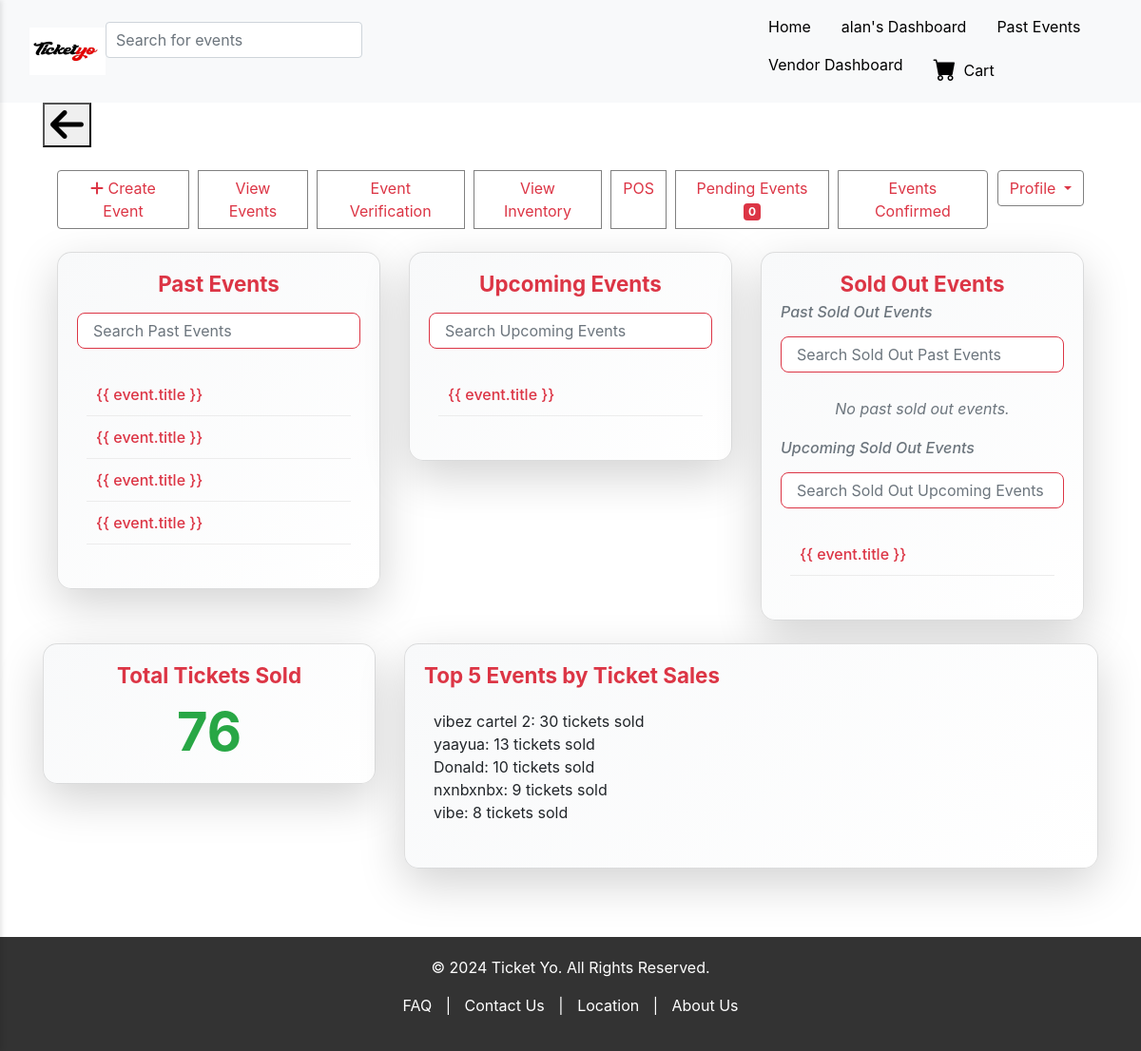
The page /vendors/dashboard/ (signed in) on the database its author committed.
### vendors/models.py (models this page shows, shortened)
class Vendor(AbstractBaseUser, PermissionsMixin):
    username = models.CharField(max_length=30, unique=True)
    email = models.EmailField(unique=True)
    first_name = models.CharField(max_length=30)
    last_name = models.CharField(max_length=30)
    storename = models.CharField(max_length=50)
    store_phone = models.CharField(max_length=15)
    verification_code = models.CharField(max_length=6, null=True, blank=True)
    verification_code_created_at = models.DateTimeField(null=True, blank=True)
    is_active = models.BooleanField(default=True)
    is_admin = models.BooleanField(default=False)
    is_superuser = models.BooleanField(default=False)
    is_staff = models.BooleanField(default=False)
    is_vendor = models.BooleanField(default=True)
    objects = VendorManager()
    USERNAME_FIELD = 'username'
    REQUIRED_FIELDS = ['email', 'first_name', 'last_name', 'storename', 'store_phone']

### events/models.py (models this page shows, shortened)
class Event(models.Model):
    STATUS_CHOICES = [
        ('pending', 'Pending'),
        ('approved', 'Approved'),
        ('rejected', 'Rejected'),
    ]
    vendor = models.ForeignKey(Vendor, on_delete=models.CASCADE, related_name='events')
    poster = models.ImageField(upload_to='event_posters/')
    title = models.CharField(max_length=200)
    description = models.TextField()
    category = models.CharField(max_length=100)
    start_date = models.DateTimeField()
    end_date = models.DateTimeField(null=True, blank=True)
    venue_name = models.CharField(max_length=100)
    regular_price = models.DecimalField(max_digits=10, decimal_places=2)
    sale_price = models.DecimalField(max_digits=10, decimal_places=2, null=True, blank=True)
    tickets_available = models.PositiveIntegerField(null=True, blank=True)
    tickets_sold = models.PositiveIntegerField(default=0)
    status = models.CharField(max_length=10, choices=STATUS_CHOICES, default='pending')
    adminaction = models.ForeignKey(settings.AUTH_USER_MODEL, on_delete=models.SET_NULL, null=True, blank=True, editable=False)  # Stores the admin who approved/rejected

### vendors/decorators.py (the view)
    def _wrapped_view(request, *args, **kwargs):
        if request.user.is_authenticated and hasattr(request.user, 'is_vendor') and request.user.is_vendor:
            return view_func(request, *args, **kwargs)
        else:
            raise PermissionDenied("You are not allowed to access this page.")  # Return Permission Denied error

### templates/vendors/dashboard.html (shortened to what this page needs)
{% extends 'frontend/base.html' %}
{% load static %}
{% block content %}
<link rel="stylesheet" href="https://stackpath.bootstrapcdn.com/bootstrap/4.5.2/css/bootstrap.min.css">
<link rel="stylesheet" href="{% static 'css/dashboard.css' %}">
<div class="container mt-4">
    <div class="d-flex justify-content-between mb-4">
        <div class="btn-group">
            <a href="{% url 'create_event' %}" class="btn btn-outline-danger btn-icon"><i class="fa fa-plus"></i> Create
                Event</a>
            <a href="{% url 'vendor_events' %}" class="btn btn-outline-danger btn-icon">View Events</a>
            <a href="{% url 'verifiable_events' %}" class="btn btn-outline-danger btn-icon">Event Verification</a>
            <a href="{% url 'view_inventory' %}" class="btn btn-outline-danger btn-icon">View Inventory</a>
            <a href="{% url 'manage_pos_agents'%}" class="btn btn-outline-danger btn-icon">POS</a>
            {% if user.is_superuser %}
            <a href="{% url 'pending_events' %}" class="btn btn-outline-danger btn-icon">
                Pending Events <span class="badge badge-danger">{{ pending_count }}</span>
            </a>
            <a href="{% url 'events_confirmed' %}" class="btn btn-outline-danger btn-icon">Events Confirmed</a>
            {% endif %}
        </div>
        <div class="dropdown">
            <button class="btn btn-outline-danger dropdown-toggle" type="button" id="profileDropdown"
                aria-haspopup="true" aria-expanded="false">
                Profile
            </button>
        </div>
    </div>
    <div class="row">
        <div class="col-md-12 col-lg-4 mb-4">
            <div class="card fancy-card shadow-lg mb-4">
                <div class="card-body">
                    <h5 class="card-title text-center text-danger">Past Events</h5>
                    <input type="text" id="past-events-search" class="form-control search-bar my-3"
                        placeholder="Search Past Events">
                    <div class="card-container">
                        <ul id="past-events-list" class="list-unstyled">
                            {% if past_events %}
                            {% for event in past_events %}
                            <li class="event-item"><a href="{% url 'event_detail' event.id %}" class="event-link">{{
                                    event.title }}</a></li>
                            {% endfor %}
                            {% else %}
                            <p class="text-center text-muted">No past events.</p>
                            {% endif %}
                        </ul>
                    </div>
                </div>
            </div>
        </div>
        <div class="col-md-6 col-lg-4 mb-4">
            <div class="card fancy-card shadow-lg mb-4">
                <div class="card-body">
                    <h5 class="card-title text-center text-danger">Upcoming Events</h5>
                    <input type="text" id="upcoming-events-search" class="form-control search-bar my-3"
                        placeholder="Search Upcoming Events">
                    <div class="card-container">
                        <ul id="upcoming-events-list" class="list-unstyled">
                            {% if upcoming_events %}
                            {% for event in upcoming_events %}
                            <li class="event-item"><a href="{% url 'event_detail' event.id %}" class="event-link">{{
                                    event.title }}</a></li>
                            {% endfor %}
                            {% else %}
                            <p class="text-center text-muted">No upcoming events.</p>
                            {% endif %}
                        </ul>
                    </div>
                </div>
            </div>
        </div>
        <div class="col-md-6 col-lg-4 mb-4">
            <div class="card fancy-card shadow-lg">
                <div class="card-body">
                    <h5 class="card-title text-center text-danger">Sold Out Events</h5>
                    <h6 class="card-subtitle mb-2 text-muted">Past Sold Out Events</h6>
                    <input type="text" id="sold-out-past-events-search" class="form-control search-bar my-3"
                        placeholder="Search Sold Out Past Events">
                    <div class="card-container">
                        <ul id="sold-out-past-events-list" class="list-unstyled">
                            {% if sold_out_past_events %}
                            {% for event in sold_out_past_events %}
                            <li class="event-item"><a href="{% url 'event_detail' event.id %}" class="event-link">{{
                                    event.title }}</a></li>
                            {% endfor %}
                            {% else %}
                            <p class="text-center text-muted">No past sold out events.</p>
                            {% endif %}
                        </ul>
                    </div>
                    <h6 class="card-subtitle mb-2 text-muted">Upcoming Sold Out Events</h6>
                    <input type="text" id="sold-out-upcoming-events-search" class="form-control search-bar my-3"
                        placeholder="Search Sold Out Upcoming Events">
                    <div class="card-container">
                        <ul id="sold-out-upcoming-events-list" class="list-unstyled">
                            {% if sold_out_upcoming_events %}
                            {% for event in sold_out_upcoming_events %}
                            <li class="event-item"><a href="{% url 'event_detail' event.id %}" class="event-link">{{
                                    event.title }}</a></li>
                            {% endfor %}
                            {% else %}
                            <p class="text-center text-muted">No upcoming sold out events.</p>
                            {% endif %}
                        </ul>
                    </div>
                </div>
            </div>
        </div>
    </div>
</div>
<div class="row">
    <div class="col-md-6 col-lg-4 mb-4">
        <div class="card fancy-card shadow-lg">
            <div class="card-body text-center">
                <h5 class="card-title text-danger">Total Tickets Sold</h5>
                <p class="card-text display-4 text-success font-weight-bold" id="total-tickets-sold">{{ total_tickets_sold }}</p>
            </div>
        </div>
    </div>
    <div class="col-md-6 col-lg-8 mb-4">
        <div class="card fancy-card shadow-lg">
            <div class="card-body">
                <h5 class="card-title text-danger">Top 5 Events by Ticket Sales</h5>
                <div class="card-container">
                    <ul id="top-5-events-list" class="list-unstyled">
                        {% if top_5_events %}
                        {% for event, tickets_sold in top_5_events %}
                        <li>{{ event.title }}: {{ tickets_sold }} tickets sold</li>
                        {% endfor %}
                        {% else %}
                        <p>No top events data available.</p>
                        {% endif %}
                    </ul>
                </div>
            </div>
        </div>
    </div>
</div>
</div>
{% endblock %}

### templates/frontend/base.html (shortened to what this page needs)
<!DOCTYPE html>
<html lang="en">
<head>
    {% load static %}
    <link href="{% static 'frontend/base.css' %}" rel="stylesheet">
    <link href="https://cdn.jsdelivr.net/npm/bootstrap@5.3.0/dist/css/bootstrap.min.css" rel="stylesheet">
    <link href="https://cdn.jsdelivr.net/npm/bootstrap-icons@1.10.5/font/bootstrap-icons.css" rel="stylesheet">
    <link rel="stylesheet" href="https://cdnjs.cloudflare.com/ajax/libs/font-awesome/6.0.0-beta3/css/all.min.css">
</head>
<body>
    <nav class="navbar navbar-expand-lg d-none d-lg-flex sticky-top bg-light">
        <div class="container-fluid">
            <div class="d-flex align-items-center">
                <div class="logo">
                    <img src="{% static 'frontend/logo.jpg' %}" alt="Logo" style="height: 50px; width: 80px;">
                </div>
            </div>
            <div class="search-bar-container">
                <form method="get" action="{% url 'all_events' %}" id="search-form">
                    <div class="input-group mb-4">
                        <input type="text" name="q" value="{{ query }}" class="form-control" id="search-input"
                            placeholder="Search for events">
                    </div>
                </form>
            </div>
            <ul class="nav ms-auto">
                <li class="nav-item">
                    <a href="{% url 'homepage' %}" class="nav-link text-black">Home</a>
                </li>
                {% if user.is_authenticated %}
                <li class="nav-item">
                    <a href="{% url 'all_events' %}" class="nav-link text-black">{{ user.username }}'s Dashboard</a>
                </li>
                {% else %}
                <li class="nav-item">
                    <a href="{% url 'all_events' %}" class="nav-link text-black">All Events</a>
                </li>
                {% endif %}
                <li class="nav-item">
                    <a href="{% url 'past_events' %}" class="nav-link text-black">Past Events</a>
                </li>
                {% if user.is_authenticated and user.is_vendor %}
                <li class="nav-item">
                    <a href="{% url 'dashboard' %}" class="nav-link text-black">Vendor Dashboard</a>
                </li>
                {% endif %}
                <li class="nav-item">
                    <a href="{% url 'view_cart' %}" class="nav-link text-black d-flex align-items-center cart-link">
                        <i class="bi bi-cart-fill fs-4 me-2"></i> Cart
                    </a>
                </li>
            </ul>
        </div>
    </nav>
    <div class="container main-content">
        {% if not request.path == '/' %}
    <button type="button"  onclick="goBack()"><i class="fas fa-arrow-left"></i></i> </button>
    {% endif %}
        {% block content %}{% endblock %}
    <footer class="footer mt-5">
        <p>&copy; 2024 Ticket Yo. All Rights Reserved.</p>
        <p>
            <a href="#">FAQ</a> |
            <a href="#">Contact Us</a> |
            <a href="#">Location</a> |
            <a href="#">About Us</a>
        </p>
    </footer>
</body>
</html>

### static/frontend/base.css (style rules this page uses)
body { font-family: 'Roboto', sans-serif; margin: 0; padding: 0; }
.nav-link { padding: 10px 15px; color: black; text-decoration: none; font-size: 1rem; display: block; transition: background-color 0.3s ease, color 0.3s ease; }
.main-content { margin-left: 0; }
.footer { background-color: #333; color: white; padding: 20px 0; text-align: center; }
.footer a { color: white; text-decoration: none; margin: 0 10px; }
.search-bar-container { display: flex; width: 100%; }
.input-group { display: flex; align-items: center; width: 100%; }
#search-input { width: 100%; padding: 10px; font-size: 1rem; }
.fas.fa-arrow-left { margin: 0; font-size: 40px; }

### static/css/dashboard.css (style rules this page uses)
.fancy-card { background: linear-gradient(135deg, #f8f9fa, #ffffff); border-radius: 15px; overflow: hidden; transition: transform 0.3s ease; }
.fancy-card .card-title { font-size: 1.4rem; font-weight: bold; }
.text-center { text-align: center; }
.search-bar { border: 1px solid #dc3545; border-radius: 8px; padding: 0.5rem 1rem; transition: all 0.3s ease; }
.card-container { max-height: 300px; overflow-y: auto; padding: 10px; }
.event-item { padding: 10px; border-bottom: 1px solid #ececec; transition: background-color 0.2s ease; }
.event-link { color: #dc3545; font-weight: 500; text-decoration: none; transition: color 0.2s ease; }
.text-muted { font-style: italic; color: #6c757d !important; }
.btn-outline-danger { border-color: grey; }
.card-container { max-height: 400px; overflow-y: auto; }
.btn-icon { margin-right: 10px; }

### rows shown on the page
Vendor: username "alan"
Event: title "vibe", tickets_sold "8"
Event: title "yaayua", tickets_sold "13"
Event: title "Donald", tickets_sold "10"
Event: title "nxnbxnbx", id "9"
Event: title "vibez cartel 2", tickets_sold "30"

### other values the page prints
{{ pending_count }} "0"
{{ total_tickets_sold }} "76"
